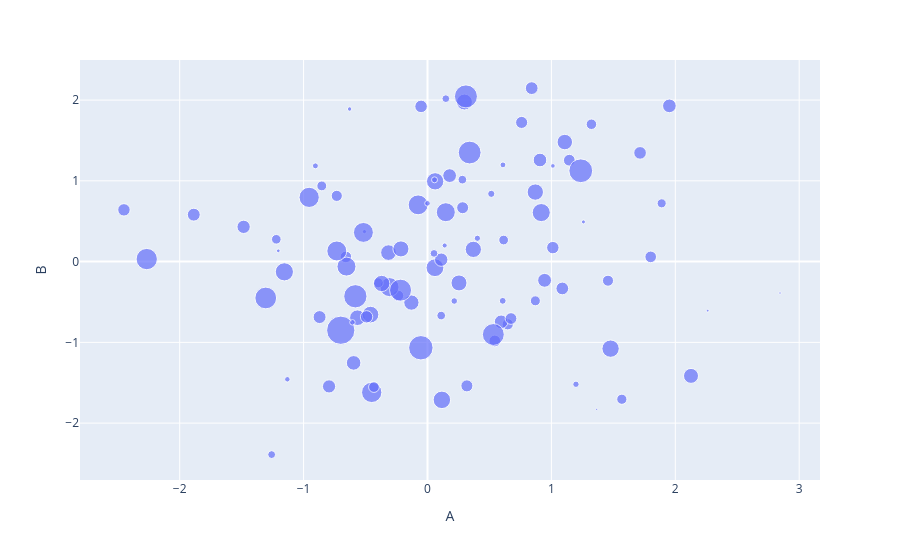

This figure's notebook cell:
### Markdown cell above
## Bubble plot / Scatter Matrix

Similar to sns.pairplot()

### Code cell
fig = px.scatter(df, x='A', y='B', size=df['C'].abs())
fig.show()
